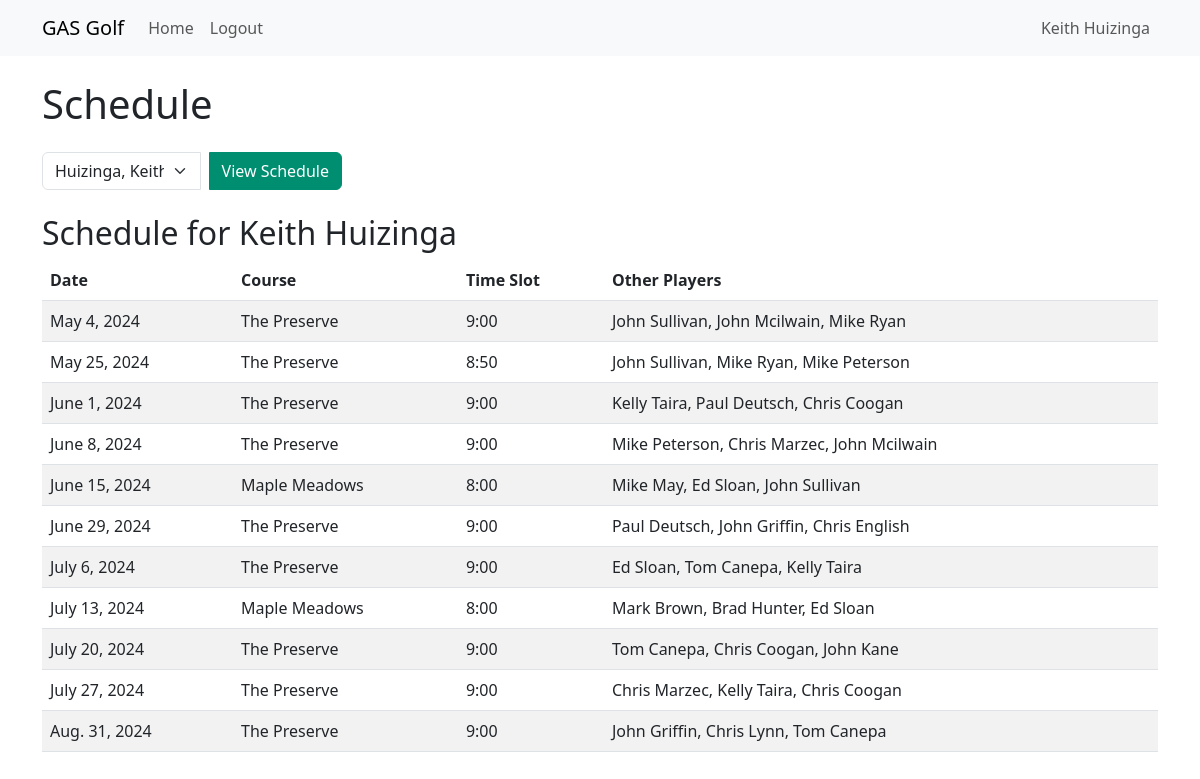
Screenshot of /schedule (signed in) with the database file from the repository.
### GRPR/models.py (models this page shows)
class Players(models.Model):
    user = models.OneToOneField(User, on_delete=models.CASCADE, null=True, blank=True) # Links to the built-in Django User model, a foreign key
    CrewID = models.IntegerField()
    FirstName = models.CharField(max_length=30)
    LastName = models.CharField(max_length=30)
    Email = models.CharField(max_length=256)
    Mobile = models.CharField(max_length=256)
    SplitPartner = models.IntegerField(null=True)
    class Meta:
        db_table = "Players"

class TeeTimesInd(models.Model):
    CrewID = models.IntegerField()
    gDate = models.DateField()
    PID = models.ForeignKey('Players', on_delete=models.CASCADE)  # Links to Players table
    CourseID = models.ForeignKey('Courses', on_delete=models.CASCADE)  # Links to Courses table
    class Meta:
        db_table = "TeeTimesInd"

class Courses(models.Model):
    crewID = models.IntegerField()
    courseName = models.CharField(max_length=256)
    courseTimeSlot = models.CharField(max_length=256)
    class Meta:
        db_table = "Courses"

### GRPR/views.py (the view)
# urls.py: path('schedule', views.schedule_view, name='schedule_view'),
@login_required
def schedule_view(request):
    players = Players.objects.all().order_by('LastName', 'FirstName')
    logged_in_user_id = request.user.id
    logged_in_player = Players.objects.filter(user_id=logged_in_user_id).first()
    selected_player = None
    schedule = []
    if request.method == "GET":
        player_id = request.GET.get("player_id", logged_in_player.id if logged_in_player else None)
        if player_id:
            selected_player = Players.objects.filter(id=player_id).first()
            schedule_query = TeeTimesInd.objects.filter(PID=player_id).select_related('CourseID').order_by('gDate')
            for teetime in schedule_query:
                group_players = TeeTimesInd.objects.filter(
                    gDate=teetime.gDate,
                    CourseID=teetime.CourseID
                ).exclude(PID=player_id).select_related('PID')
                other_players = [f"{gp.PID.FirstName} {gp.PID.LastName}" for gp in group_players]
                schedule.append({
                    "id": teetime.id,  # Add the ID column here
                    "gDate": teetime.gDate,
                    "courseName": teetime.CourseID.courseName,
                    "courseTimeSlot": teetime.CourseID.courseTimeSlot,
                    "otherPlayers": ", ".join(other_players),
                })
    context = {
        "players": players,
        "selected_player": selected_player,
        "schedule": schedule,
        "first_name": request.user.first_name,  # Add the first name of the logged-in user
        "last_name": request.user.last_name, # Add the last name of the logged-in user
    }
    return render(request, "GRPR/schedule.html", context)

### GRPR/templates/GRPR/schedule.html (shortened to what this page needs)
<!DOCTYPE html>
<html lang="en">
{% load static %}
<head>
    <link rel="stylesheet" href="https://cdn.jsdelivr.net/npm/bootstrap@5.3.0/dist/css/bootstrap.min.css">
</head>
     <link rel="stylesheet" href="{% static 'css/styles.css' %}">
<body>
    <nav class="navbar navbar-expand-lg navbar-light bg-light">
        <div class="container">
            <a class="navbar-brand">GAS Golf</a>
            <div class="collapse navbar-collapse" id="navbarSupportedContent">
                <ul class="navbar-nav mr-auto">
                    <li class="nav-item active">
                        <a href="{% url 'home_page' %}" class="nav-link" role="button">Home</a>
                    </li>
                    <li class="nav-item">
                        <a href="{% url 'logout' %}" class="nav-link" role="button">Logout</a>
                    </li>
                </ul>
                <ul class="navbar-nav ms-auto">
                    <li class="nav-item">
                        <a href="#" class="nav-link" role="button">{{ first_name }} {{ last_name }}</a>
                    </li>
                </ul>
            </div>
        </div>
    </nav>
    <div class="container my-4">
        <h1 class="mb-4">Schedule</h1>
        <form method="get" action="{% url 'schedule_view' %}">
            <div class="input-group mb-4" style="max-width: 300px;">
                <select name="player_id" class="form-select" required>
                    {% for player in players %}
                        <option value="{{ player.id }}"
                            {% if selected_player and selected_player.id == player.id %}
                                selected
                            {% endif %}
                        >
                            {{ player.LastName }}, {{ player.FirstName }}
                        </option>
                    {% endfor %}
                </select>
                <button type="submit" class="btn btn-primary ms-2">View Schedule</button>
            </div>
        </form>
        {% if selected_player %}
            <h2>Schedule for {{ selected_player.FirstName }} {{ selected_player.LastName }}</h2>
            <table class="table table-striped">
                <thead>
                    <tr>
                        <th>Date</th>
                        <th>Course</th>
                        <th>Time Slot</th>
                        <th>Other Players</th>
                    </tr>
                </thead>
                <tbody>
                    {% for entry in schedule %}
                        <tr>
                            <td>{{ entry.gDate }}</td>
                            <td>{{ entry.courseName }}</td>
                            <td>{{ entry.courseTimeSlot }}</td>
                            <td>{{ entry.otherPlayers }}</td>
                        </tr>
                    {% endfor %}
                </tbody>
            </table>
        {% endif %}
    </div>
</body>
</html>

### GRPR/static/css/styles.css (style rules this page uses)
.btn { background-color: #008e70 !important; border-color: #008e70 !important; color: white !important; padding: 0.375rem 0.75rem; font-size: 1rem; border-width: 1px; }

### rows the page displays
Players: FirstName "Keith", LastName "Huizinga"
TeeTimesInd: gDate "May 4, 2024"
Courses: courseName "The Preserve" "The Preserve" "The Preserve" "The Preserve" "The Preserve" "The Preserve" "The Preserve" "The Preserve", courseTimeSlot "9:00" "9:00" "9:00" "9:00" "9:00" "9:00" "9:00" "9:00"
TeeTimesInd: gDate "May 25, 2024"
Courses: courseName "The Preserve", courseTimeSlot "8:50"
TeeTimesInd: gDate "June 1, 2024"
TeeTimesInd: gDate "June 8, 2024"
TeeTimesInd: gDate "June 15, 2024"
Courses: courseName "Maple Meadows" "Maple Meadows", courseTimeSlot "8:00" "8:00"
TeeTimesInd: gDate "June 29, 2024"
TeeTimesInd: gDate "July 6, 2024"
TeeTimesInd: gDate "July 13, 2024"
TeeTimesInd: gDate "July 20, 2024"
TeeTimesInd: gDate "July 27, 2024"
TeeTimesInd: gDate "Aug. 31, 2024"

### other values shown
{{ first_name }} "Keith"
{{ last_name }} "Huizinga"
{{ entry.otherPlayers }} "John Sullivan, John Mcilwain, Mike Ryan" "John Sullivan, Mike Ryan, Mike Peterson" "Kelly Taira, Paul Deutsch, Chris Coogan" "Mike Peterson, Chris Marzec, John Mcilwain" "Mike May, Ed Sloan, John Sullivan" "Paul Deutsch, John Griffin, Chris English" "Ed Sloan, Tom Canepa, Kelly Taira" "Mark Brown, Brad Hunter, Ed Sloan" "Tom Canepa, Chris Coogan, John Kane" "Chris Marzec, Kelly Taira, Chris Coogan" "John Griffin, Chris Lynn, Tom Canepa"
form field player_id "Huizinga, Keith"
